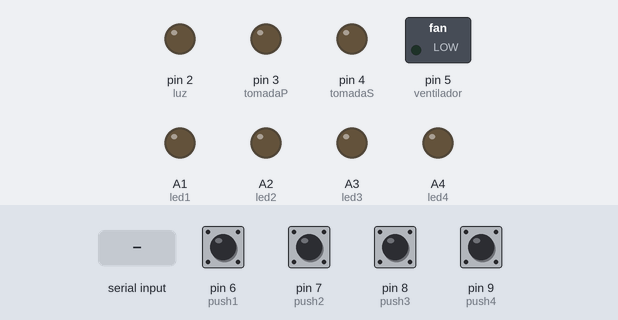
The sketch below on a simulated Arduino Uno, built with avr-gcc and run on an emulated ATmega328P. Parts: switched loads named in the sketch (green lamp = pin HIGH), output pins drawn as LEDs (lit = HIGH). The inputs (shaded band) are chosen by the test bench; at power-on: pin 6 (push1), pin 7 (push2), pin 8 (push3), pin 9 (push4) HIGH. What the sketch prints to the serial monitor is not drawn.

Above: at 1.2 s.
1.3 s: pin 6 (push1) pulled LOW for 1 s
At 3.1 s:
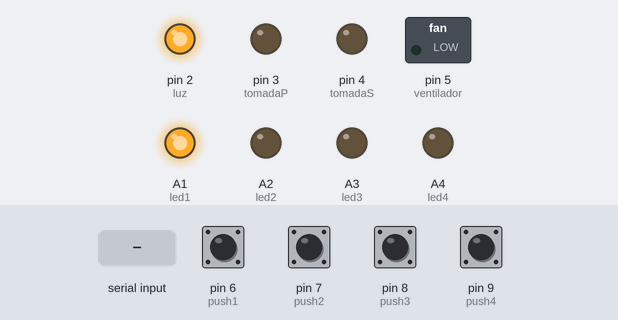
3.8 s: pin 7 (push2) pulled LOW for 0.15 s
At 4.4 s:
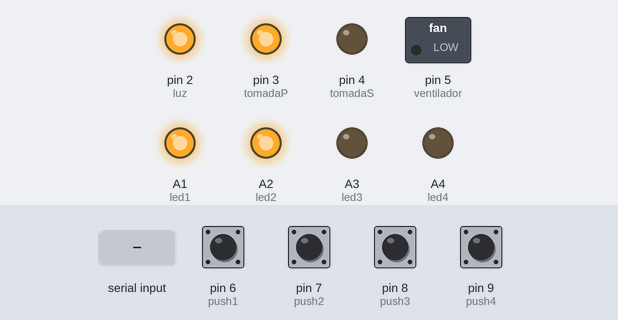
5.4 s: pin 8 (push3) pulled LOW for 0.15 s
At 5.8 s:
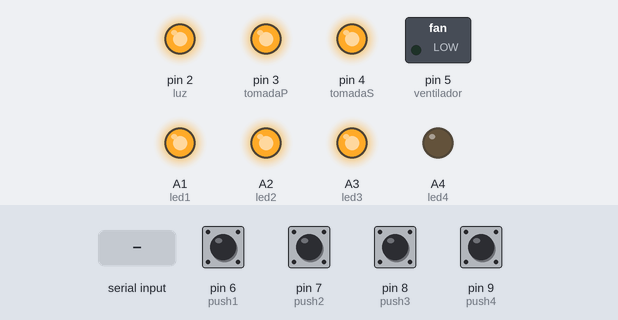
7.0 s: pin 9 (push4) pulled LOW for 0.15 s
At 8.2 s:
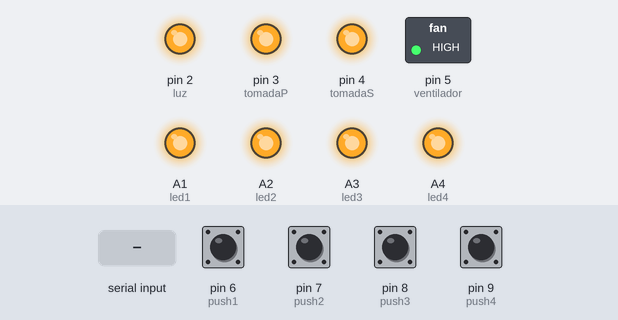
8.6 s: "L" received over Serial
At 9.6 s:
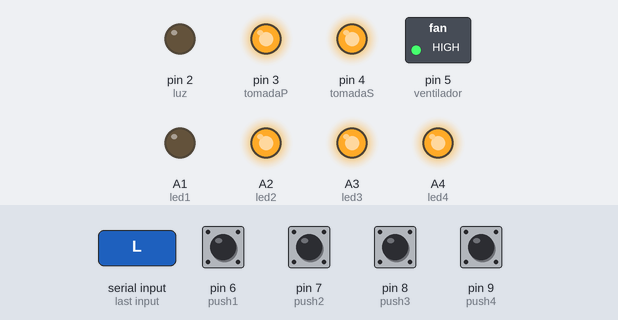
10.1 s: "T" received over Serial
At 10.9 s:
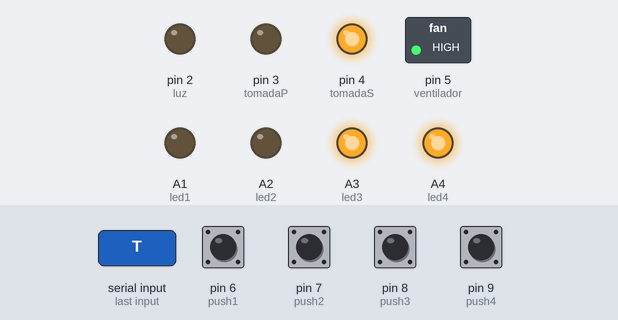
Timing chart, 0 to 12.7 s (numbered marks = the images above; inputs shaded):
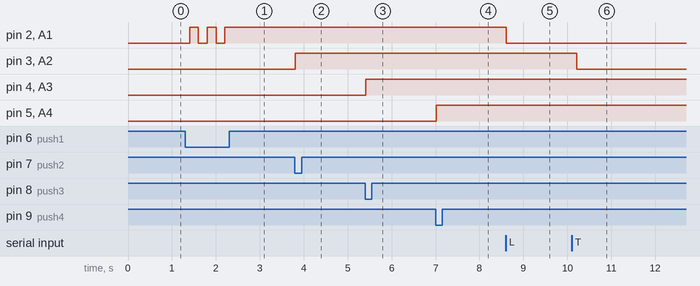

Measured:
- after the input at 1.3 s, pin 2 (luz), A1 (led1): alternates HIGH for 0.20 s and LOW for 0.20 s, 5 changes in all, then stays HIGH, starting after 0.10 s
- after the input at 3.8 s, pin 3 (tomadaP), A2 (led2): LOW → HIGH at once
- after the input at 5.4 s, pin 4 (tomadaS), A3 (led3): LOW → HIGH at once
- after the input at 7.0 s, pin 5 (ventilador), A4 (led4): LOW → HIGH at once
- after the input at 8.6 s, pin 2 (luz), A1 (led1): HIGH → LOW at once
- after the input at 10.1 s, pin 3 (tomadaP), A2 (led2): HIGH → LOW after 0.12 s

The sketch:

painel.ino
```cpp
boolean btn1 = false;
boolean btn2 = false;
boolean btn3 = false;
boolean btn4 = false;

// Declarando pinos dos relés
int luz = 2;
int tomadaP = 3;
int tomadaS = 4;
int ventilador = 5;

//Declarando botões
int push1 = 6;
int push2 = 7;
int push3 = 8;
int push4 = 9;

//Declarando LED's
int led1 = A1;
int led2 = A2;
int led3 = A3;
int led4 = A4;

void setup(){
Serial.begin(9600);

//Declarando estados
pinMode(luz,OUTPUT);
pinMode(tomadaP,OUTPUT);
pinMode(tomadaS,OUTPUT);
pinMode(ventilador,OUTPUT);
pinMode(led1,OUTPUT);
pinMode(led2,OUTPUT);
pinMode(led3,OUTPUT);
pinMode(led4,OUTPUT);
pinMode(push1,INPUT);
pinMode(push2,INPUT);
pinMode(push3,INPUT);
pinMode(push4,INPUT);

//Colocando botões em estado HIGH
digitalWrite(push1, HIGH);
digitalWrite(push2, HIGH);
digitalWrite(push3, HIGH);
digitalWrite(push4, HIGH);
}

void loop(){
//Leitura dos estados dos botões
int botao1 = digitalRead(6);
int botao2 = digitalRead(7);
int botao3 = digitalRead(8);
int botao4 = digitalRead(9);

char leitura = Serial.read();

//---Botões físicos---
     if(botao1 == LOW) leitura = 'L'; //Lampadas
else if(botao2 == LOW) leitura = 'T'; //Tomadas principais
else if(botao3 == LOW) leitura = 't'; //Tomadas Secundárias
else if(botao4 == LOW) leitura = 'V'; //ventilador

//---REQUISIÇAO---
if(leitura == 's')        //esta condição e apenas para fazer debug
{
  if(btn1 == 1) Serial.print("1on"); else Serial.print("1off");
  if(btn2 == 1) Serial.print("2on"); else Serial.print("2off");
  if(btn3 == 1) Serial.print("3on"); else Serial.print("3off");
  if(btn4 == 1) Serial.println("4on"); else Serial.println("4off");
}

//---LUZ---
else if(leitura == 'L'){
      if(btn1 == 0) //Caso o botao 2 esteja ativado
      {
        digitalWrite(luz, HIGH);        //Ative o relé correnpondente a ele
        digitalWrite(led1, HIGH);       //Ative o led correspondente a ele
        btn1 = 1;       //altere o estado da variável correspondente a ele
        Serial.println("1on");        //Mostre na serial o estado, isto tem a função de atualizar no aplicativo android o estado dos botões
      }
      else  { //Caso o botão nao esteja precionado
        digitalWrite(luz, LOW);   //Desative o relé
        digitalWrite(led1, LOW);  //Apague o LED
        btn1 = 0;       //Altere o estado da variável
        Serial.println("1off");       //Mostre na serial o estado, para o aplicativo atualizar
      }
}

//TOMADA PRINCIPAL
//o processo segue o mesmo alterando apenas as variáveis
else if(leitura == 'T'){
  if(btn2 == 0)
  {
    digitalWrite(tomadaP, HIGH);
    digitalWrite(led2, HIGH);
    btn2 = 1;
    Serial.println("2on");
  }
  else  {
    digitalWrite(tomadaP, LOW);
    digitalWrite(led2, LOW);
    btn2 = 0;
    Serial.println("2off");
  }
}

//---TOMADA SEGUNDARIA---
else if(leitura == 't'){
  if(btn3 == 0)
  {
    digitalWrite(tomadaS, HIGH);
    digitalWrite(led3, HIGH);
    btn3 = 1;
    Serial.println("3on");

  }
  else  {
    digitalWrite(tomadaS, LOW);
    digitalWrite(led3, LOW);
    btn3 = 0;
    Serial.println("3off");
  }
}

//---VENTILADOR---
else if(leitura == 'V'){
  if(btn4 == 0)
  {
    digitalWrite(ventilador, HIGH);
    digitalWrite(led4, HIGH);
    btn4 = 1;
    Serial.println("4on");

  }
  else  {
    digitalWrite(ventilador, LOW);
    digitalWrite(led4, LOW);
    btn4 = 0;
    Serial.println("4off");
  }
}

//---LIGAR TUDO---
//As opções de liga e desliga tudo sao exclusivas do aplicativo
//Quando enviados pelo aplicativo o comando 'm' ou 'n' o arduino alterar dodos os valores de uma só vez
else if(leitura == 'm'){
    btn1 = 1;
    btn2 = 1;
    btn3 = 1;
    btn4 = 1;
    digitalWrite(luz, HIGH);
    digitalWrite(tomadaP, HIGH);
    digitalWrite(tomadaS, HIGH);
    digitalWrite(ventilador, HIGH);
    digitalWrite(led1, HIGH);
    digitalWrite(led2, HIGH);
    digitalWrite(led3, HIGH);
    digitalWrite(led4, HIGH);
    Serial.println("1on");
    Serial.println("2on");
    Serial.println("3on");
    Serial.println("4on");
}
//---DESLIGAR TUDO---
else if(leitura == 'n'){
    btn1 = 0;
    btn2 = 0;
    btn3 = 0;
    btn4 = 0;
    digitalWrite(luz, LOW);
    digitalWrite(tomadaP, LOW);
    digitalWrite(tomadaS, LOW);
    digitalWrite(ventilador, LOW);
    digitalWrite(led1, LOW);
    digitalWrite(led2, LOW);
    digitalWrite(led3, LOW);
    digitalWrite(led4, LOW);
    Serial.println("1off");
    Serial.println("2off");
    Serial.println("3off");
    Serial.println("4off");
}

//---Verificação do estado dos botoes e relés---
//Tem apenas o intuito de debug, pode ser comentada
Serial.print(leitura);Serial.print(btn1);Serial.print(btn2);Serial.print(btn3);Serial.println(btn4);
delay(200);
}
```
